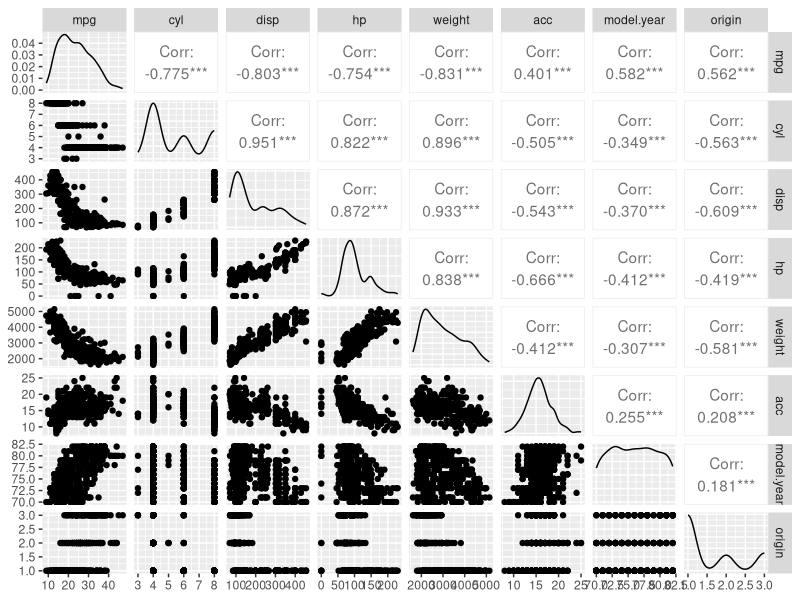
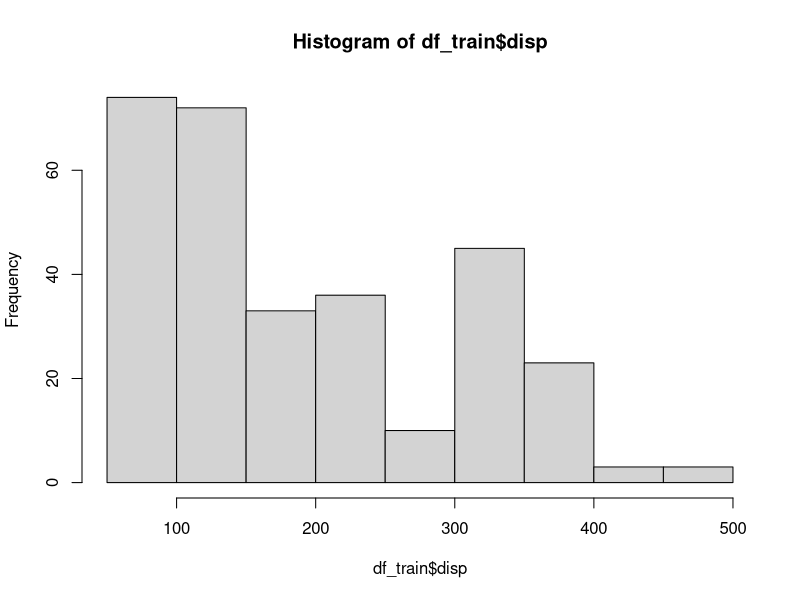
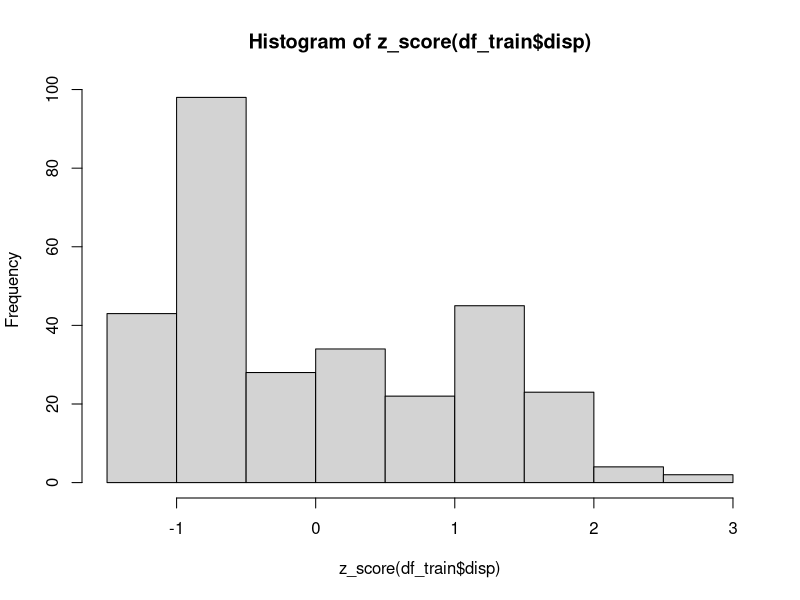
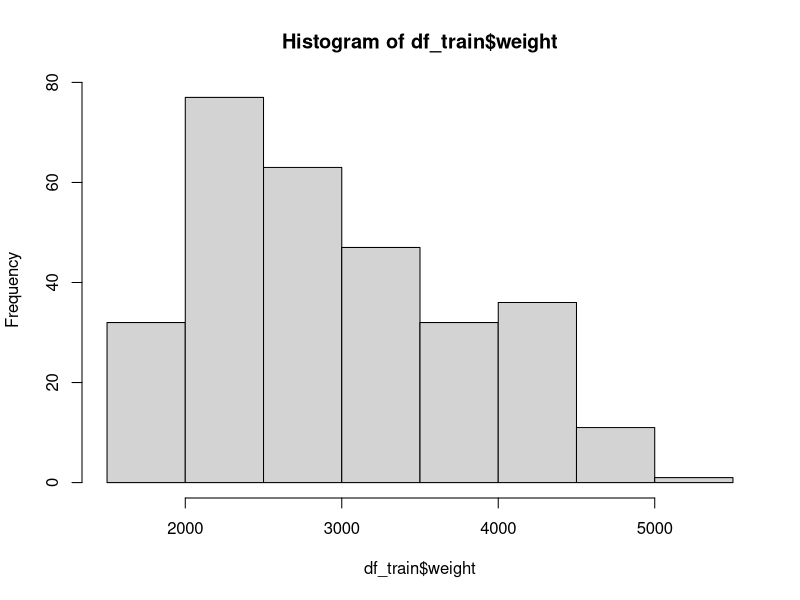
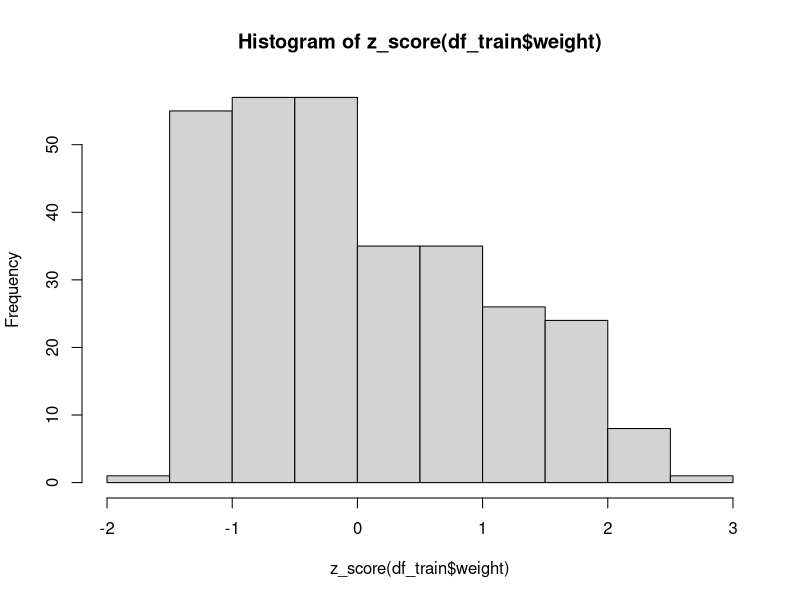

Source code (R) for these figures, in order:
## ---- chunk 1
knitr::opts_chunk$set(echo = TRUE)
## ---- chunk 2
library(GGally)
library(ggplot2)
library(caTools)
## ---- chunk 3
autos_mpg <- read.csv('auto-mpg_g.csv', header = T, na.strings = '?')
## ---- chunk 4
ggpairs(autos_mpg[-c(9)])
## ---- chunk 5
result <- sample.split(autos_mpg$mpg, SplitRatio=0.75, group=NULL)

df_train <- autos_mpg[result==TRUE, ]

df_test <- autos_mpg[result==FALSE, ]
## ---- chunk 6
normalize <- function(x) {
  return ((x - min(x)) / (max(x) - min(x)))
}

z_score <- function(x) {
  return ((x - mean(x))/sd(x))
}

feature_scaling <- function(x) {
  x_escalado <- ((x - min(x)) / (max(x) - min(x)))
  return(x_escalado)
}

hist(df_train$disp)
hist(z_score(df_train$disp))

hist(df_train$weight)
hist(z_score(df_train$weight))
## ---- chunk 7
reg <- lm(formula = z_score(disp) ~ z_score(weight), data = df_train)
reg
## ---- chunk 8
library(Metrics)
# Escriba su código aqui
